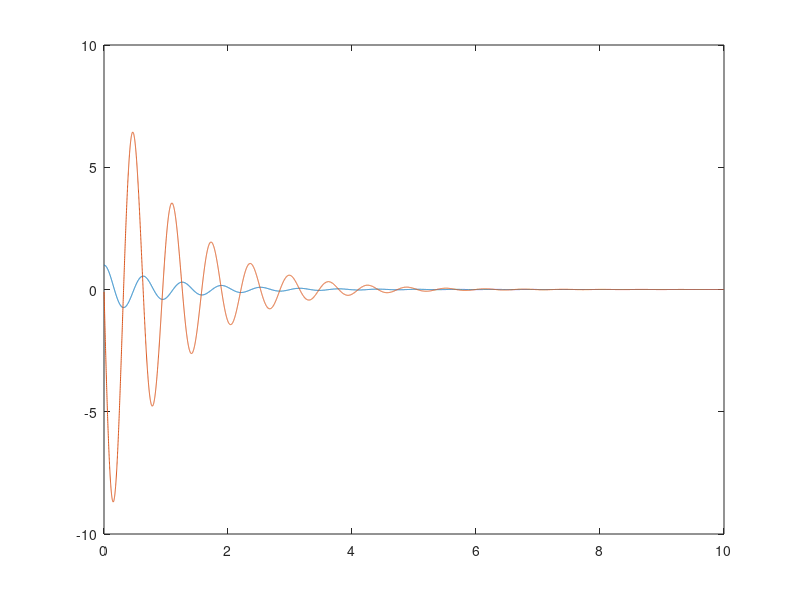

Reproduce this figure in MATLAB. (Note: this script raises an error after producing the figure.)
%Simple Euler Code for Damped Harmonic Oscillator in MATLAB
%Using Taylor series Expansion up to Second Order Derrivative 
%Written by Dharma P. Permana
%Email me at: dhp.permana@gmail.com

%initializing
B=2; %damping constant
k=100; %wave number or harmonic function constant (related to spring constant)
delta=0.001; %step size
xawal=0; %initial time
xakhir=10; %final time (motion period)
partisi=(xakhir-xawal)/delta; %number of partition
yawal=1; %initial position
uawal=0; %initial velocity

%main iteration code
for i=1:round(partisi)
	xakhir(i)=xawal(i)+delta;
	yakhir(i)=yawal(i)+uawal(i)*delta+0.5*(-B*uawal(i)-k*yawal(i))*delta^2 + (1/6)*(k*uawal(i)+(B^2)*uawal(i)+B*k*yawal(i))*delta^3;
	uakhir(i)=uawal(i)+delta*(-B*uawal(i)-k*yawal(i))+0.5*(k*uawal(i)+(B^2)*uawal(i)+B*k*yawal(i))*delta^2;
	yawal(i+1)=yakhir(i);
	uawal(i+1)=uakhir(i);
	xawal(i+1)=xakhir(i);
end;
X=[xakhir];
n=length(X);
Y=[yakhir(1:n)];
U=[uakhir(1:n)];
plot(X,Y,X,U), legend('position','velocity')
xlabel('t')
